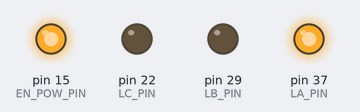
The program below on a simulated Raspberry Pi (header pin numbers). Parts: output pins drawn as LEDs (lit = HIGH). At 1.4 s the program stops and its outputs stay as they are.

Above: at 0.2 s.
At 0.7 s:
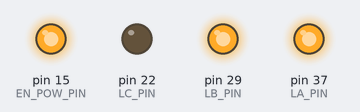
At 1.5 s:
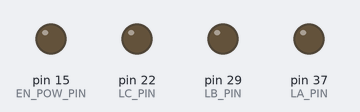
Timing chart, 0 to 2.9 s (numbered marks = the images above):
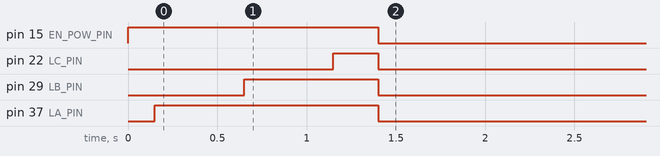

The program:

Latches-Test.py
```python
import RPi.GPIO as GPIO
from time import sleep

EN_POW_PIN = 15
LA_PIN = 37
LB_PIN = 29
LC_PIN = 22

# Set up the GPIO mode (BOARD or BCM)
GPIO.setmode(GPIO.BOARD)
GPIO.setwarnings(False)

# Set pins as an output
GPIO.setup(EN_POW_PIN, GPIO.OUT)
GPIO.output(EN_POW_PIN, GPIO.LOW)

GPIO.setup(LA_PIN, GPIO.OUT)
GPIO.output(LA_PIN, GPIO.LOW)

GPIO.setup(LB_PIN, GPIO.OUT)
GPIO.output(LB_PIN, GPIO.LOW)

GPIO.setup(LC_PIN, GPIO.OUT)
GPIO.output(LC_PIN, GPIO.LOW)

GPIO.output(EN_POW_PIN, GPIO.HIGH)
sleep(.15)

del_c = 0.5
GPIO.output(LA_PIN, GPIO.HIGH)
sleep(del_c)
GPIO.output(LB_PIN, GPIO.HIGH)
sleep(del_c)
GPIO.output(LC_PIN, GPIO.HIGH)

sleep(.25)

GPIO.output(EN_POW_PIN, GPIO.LOW)
GPIO.output(LA_PIN, GPIO.LOW)
GPIO.output(LB_PIN, GPIO.LOW)
GPIO.output(LC_PIN, GPIO.LOW)
```

Measured:
- by itself, pin 15 (EN_POW_PIN): LOW → HIGH at 0.00 s, → LOW 1.4 s later
- by itself, pin 22 (LC_PIN): LOW → HIGH at 1.2 s, → LOW 0.25 s later
- by itself, pin 29 (LB_PIN): LOW → HIGH at 0.65 s, → LOW 0.75 s later
- by itself, pin 37 (LA_PIN): LOW → HIGH at 0.15 s, → LOW 1.3 s later
